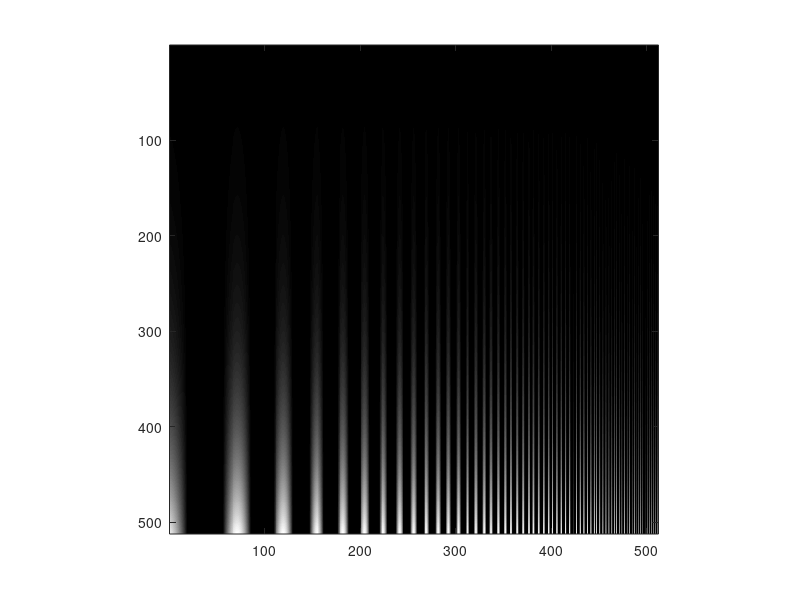

Here is the MATLAB script that generated this plot:
%%%%%%%%%%%%%%%%%%%%%%%%%%%%%%%%%%%%%%%%%%%%%%%%%%%
%%%%%%%%%%%%%%%%%%%%%%%%%%%%%%%%%%%%%%%%%%%%%%%%%%%
%%%               Practice 1 - MTF              %%% 
%%%                 Team members                %%%
%%%         +Herrera Godina Adriana Jocelyn     %%%
%%%            +Miranda Miranda Emiliano        %%%
%%%           +Nicolás Geovanny                 %%%
%%%          +Sanchez Torres Sergio Daniel      %%%
%%%%%%%%%%%%%%%%%%%%%%%%%%%%%%%%%%%%%%%%%%%%%%%%%%%
%%%%%%%%%%%%%%%%%%%%%%%%%%%%%%%%%%%%%%%%%%%%%%%%%%%

close all
%CONSTANTS
freq = 1000;
k1 = (2*pi)/((100/511)*log(50));
k2 = (log(50))/511;
k3 = 5;

%FUNCTIONS
fx = linspace(0,512,freq);
fy = linspace(0,1,freq);
fxx = sin(k1*exp(k2*fx));
fyy = exp(-k3*fy);

%figure(1);
%subplot(3,1,1);
%plot(fx, fxx);

%subplot(3,1,2);
%plot(fy,fyy);

%FUNCTION WITH 2 VARIABLES
fxy = fxx.*fyy;
%subplot(3,1,3);
%plot(fx,fxy);

%MATRICES TO MAP F(X) AND F(Y) VALUES 512 TIMES
matX = repmat(fxx,512,1);
matY = repmat(fyy,512,1);
mat1 = matX.*matY;

%SETTING THE IMAGE
matXX = imresize(matX,[512 512]);
matYY = imresize(flip(transpose(matY)),[512 512]);

%STIMULUS
matXY = matXX.*matYY;
figure(2);
imshow(matXY);
axis on